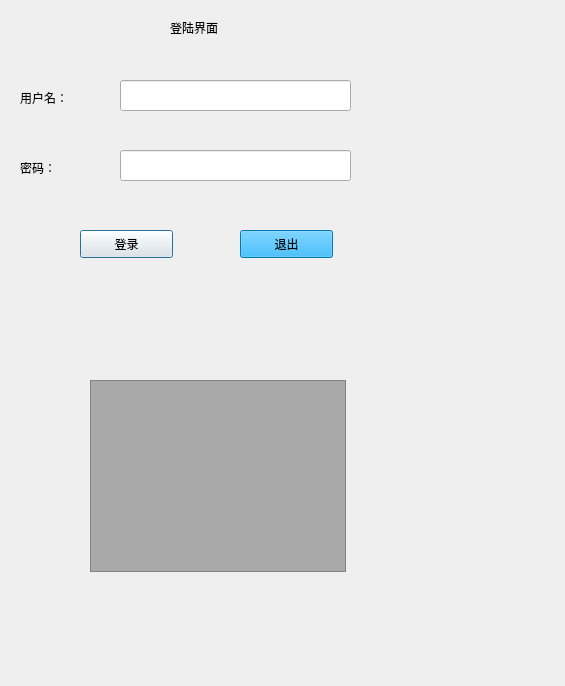
<?xml version="1.0" encoding="UTF-8"?>
<ui version="4.0">
 <class>LoginDialog</class>
 <widget class="QDialog" name="LoginDialog">
  <property name="geometry">
   <rect>
    <x>0</x>
    <y>0</y>
    <width>565</width>
    <height>686</height>
   </rect>
  </property>
  <property name="windowTitle">
   <string>Dialog</string>
  </property>
  <widget class="QPushButton" name="loginBtn">
   <property name="geometry">
    <rect>
     <x>80</x>
     <y>230</y>
     <width>93</width>
     <height>28</height>
    </rect>
   </property>
   <property name="text">
    <string>登录</string>
   </property>
  </widget>
  <widget class="QPushButton" name="exitBtn">
   <property name="geometry">
    <rect>
     <x>240</x>
     <y>230</y>
     <width>93</width>
     <height>28</height>
    </rect>
   </property>
   <property name="styleSheet">
    <string notr="true">font: 16pt &quot;Agency FB&quot;;
font: 7pt &quot;Agency FB&quot;;
background-color: rgb(0, 170, 255);</string>
   </property>
   <property name="text">
    <string>退出</string>
   </property>
  </widget>
  <widget class="QLineEdit" name="usrLineEdit">
   <property name="geometry">
    <rect>
     <x>120</x>
     <y>80</y>
     <width>231</width>
     <height>31</height>
    </rect>
   </property>
  </widget>
  <widget class="QLineEdit" name="pwdLineEdit">
   <property name="geometry">
    <rect>
     <x>120</x>
     <y>150</y>
     <width>231</width>
     <height>31</height>
    </rect>
   </property>
   <property name="echoMode">
    <enum>QLineEdit::Password</enum>
   </property>
  </widget>
  <widget class="QLabel" name="label">
   <property name="geometry">
    <rect>
     <x>20</x>
     <y>90</y>
     <width>72</width>
     <height>15</height>
    </rect>
   </property>
   <property name="text">
    <string>用户名：</string>
   </property>
  </widget>
  <widget class="QLabel" name="label_2">
   <property name="geometry">
    <rect>
     <x>20</x>
     <y>160</y>
     <width>72</width>
     <height>15</height>
    </rect>
   </property>
   <property name="text">
    <string>密码：</string>
   </property>
  </widget>
  <widget class="QLabel" name="label_3">
   <property name="geometry">
    <rect>
     <x>170</x>
     <y>20</y>
     <width>72</width>
     <height>15</height>
    </rect>
   </property>
   <property name="text">
    <string>登陆界面</string>
   </property>
  </widget>
  <widget class="QTableWidget" name="tableWidget">
   <property name="geometry">
    <rect>
     <x>90</x>
     <y>380</y>
     <width>256</width>
     <height>192</height>
    </rect>
   </property>
   <property name="styleSheet">
    <string notr="true">QTableWidget  
{  
background: rgb(169,169,169);  
alternate-background-color:rgb(48,51,55);  
selection-background-color:qlineargradient(x1:0, y1:0, x2:0, y2:1, stop:0 rgb(56,56,56),stop:1 rgb(66,66,66));  
}  
QHeaderView::section  
{  
background-color: qlineargradient(x1:0, y1:0, x2:0, y2:1, stop:0 rgb(46,46,46),stop:1 rgb(56,56,56));  
color: rgb(210,210,210);  
padding-left: 4px;border: 1px solid #383838;  
} </string>
   </property>
  </widget>
 </widget>
 <resources/>
 <connections>
  <connection>
   <sender>exitBtn</sender>
   <signal>clicked()</signal>
   <receiver>LoginDialog</receiver>
   <slot>close()</slot>
   <hints>
    <hint type="sourcelabel">
     <x>286</x>
     <y>243</y>
    </hint>
    <hint type="destinationlabel">
     <x>199</x>
     <y>149</y>
    </hint>
   </hints>
  </connection>
 </connections>
</ui>
